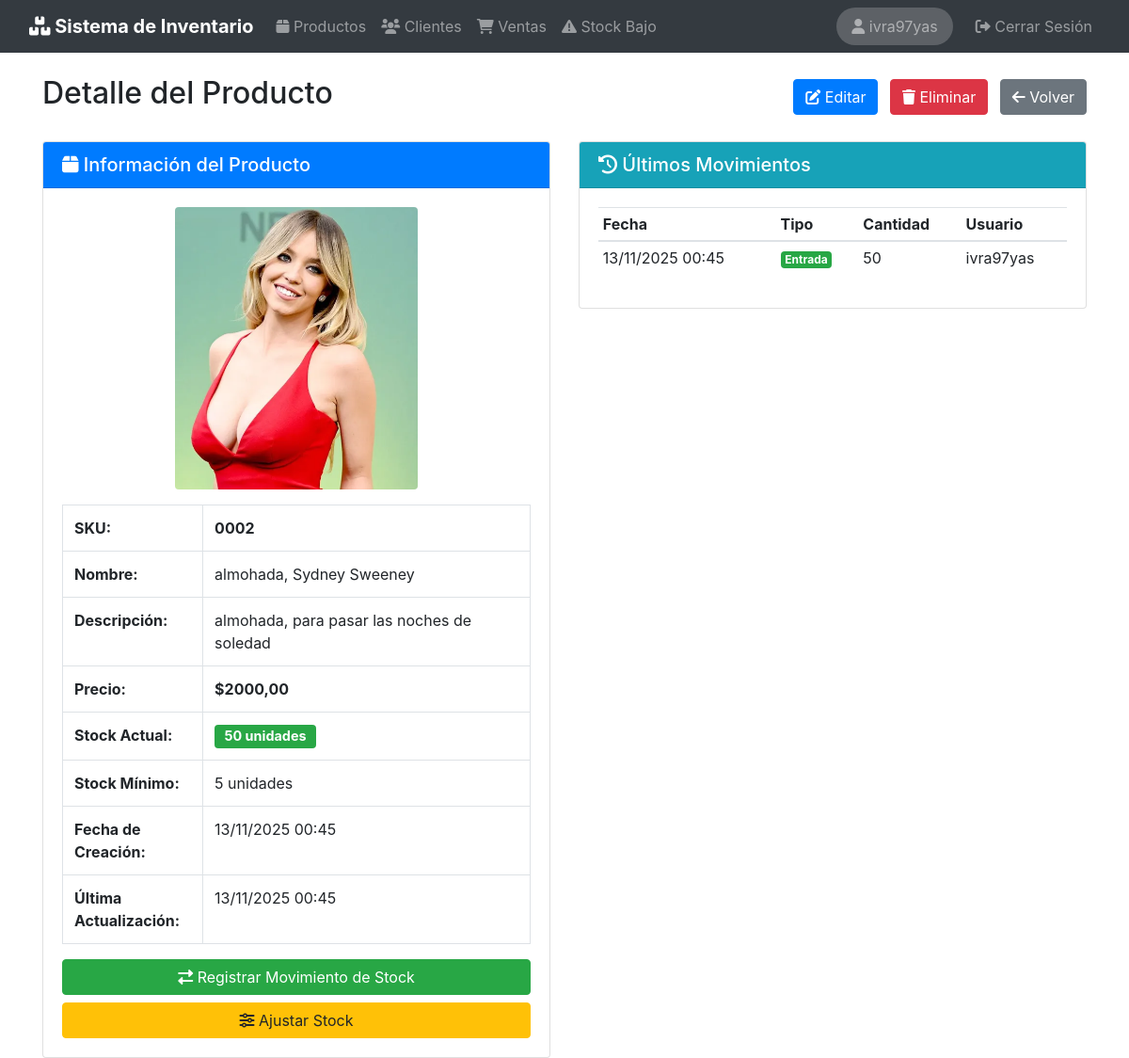
The page /productos/2/ (signed in) on the database as committed earlier.
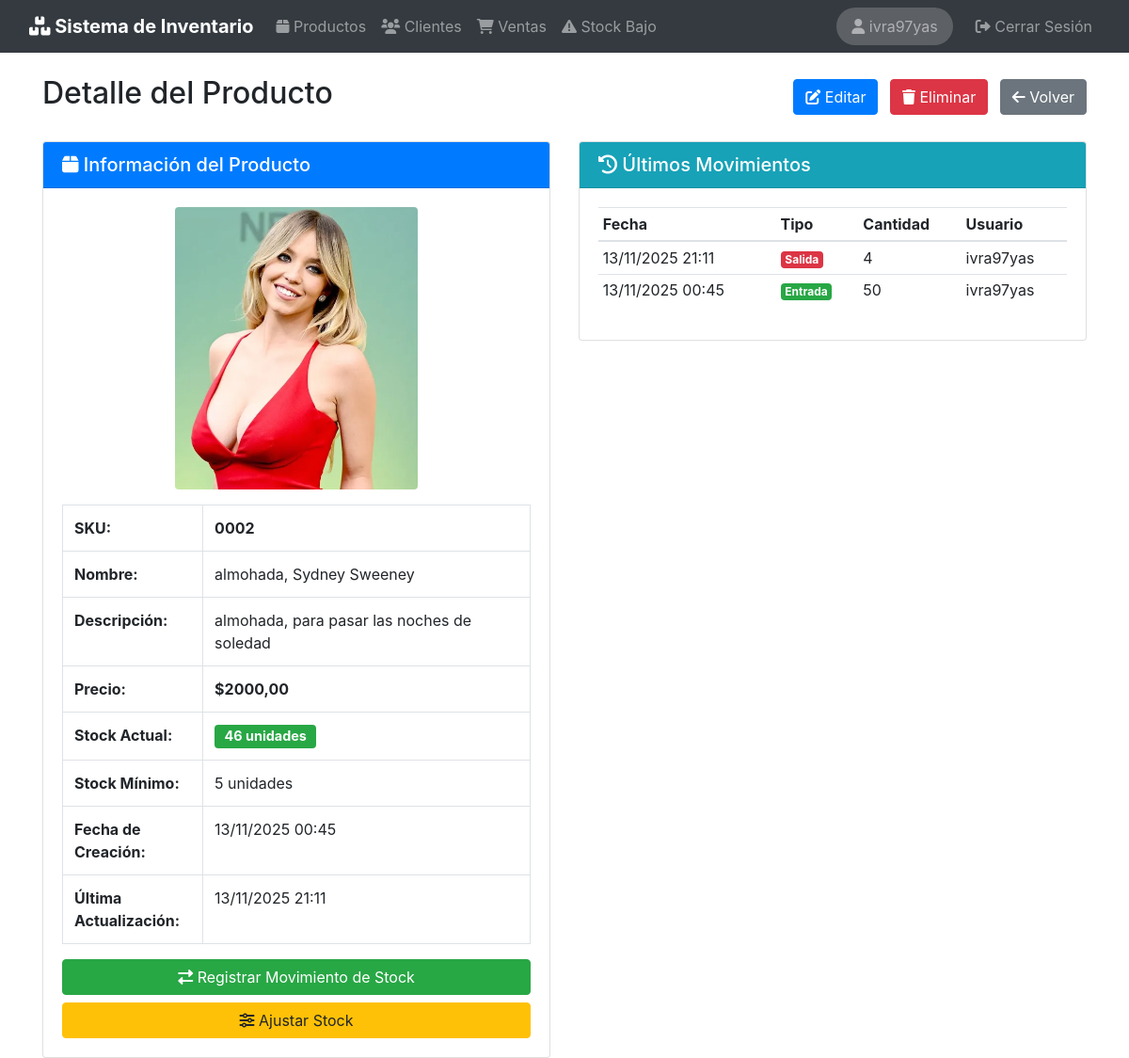
The same page on the database as committed later.
### productos/models.py (models this page shows, shortened)
class Producto(models.Model):
    sku = models.CharField("SKU", max_length=50, unique=True, help_text="Código de identificación único")
    nombre = models.CharField("Nombre", max_length=50)
    descripcion = models.CharField("Descripcion", max_length=200)
    precio = models.DecimalField("Precio", max_digits=10, decimal_places=2)
    stock = models.IntegerField(default=0)
    stock_minimo = models.IntegerField(default=5, verbose_name="Stock Minimo")
    imagen = models.ImageField(
        "Imagen",
        upload_to=get_image_path,
        validators=[validate_image_size],
        blank=True,
        null=True,
        help_text="Formatos permitidos: jpg, png, gif. Tamaño maximo: 5MB"
    )
    fecha_creacion = models.DateTimeField("Fecha de creacion", auto_now_add=True)
    fecha_actualizacion = models.DateTimeField("Fecha de creacion", auto_now=True)
    class Meta:
        verbose_name = 'Producto'
        verbose_name_plural = 'Productos'
        ordering = ['nombre']
    @property
    def necesita_reposicion(self):
        return self.stock < self.stock_minimo

class MovimientoStock(models.Model):
    TIPO_CHOICES = [
        ("entrada", "Entrada"),
        ("salida", "Salida"),
        ("ajuste", "Ajuste"),
    ]
    producto = models.ForeignKey(Producto, on_delete=models.CASCADE, related_name='movimientos')
    tipo = models.CharField("Tipo", max_length=50, choices=TIPO_CHOICES)
    cantidad = models.IntegerField()
    motivo = models.CharField("Motivo", max_length=200, blank=True, null=True)
    fecha = models.DateTimeField("Fecha", default=timezone.now)
    usuario = models.CharField("Usuario", max_length=50)
    class Meta:
        verbose_name = 'Movimiento de Stock'
        verbose_name_plural = 'Movimientos de Stock'
        ordering = ["-fecha"]

### productos/views.py (the view)
# urls.py: path('<int:pk>/', views.ProductoDetailView.as_view(), name='producto_detail'),
class ProductoDetailView(LoginRequiredMixin, DetailView):
    model = Producto
    template_name = "productos/producto_detail.html"
    context_object_name = "producto"
    def get_context_data(self, **kwargs):
        context = super().get_context_data(**kwargs)
        context["movimientos"] = self.object.movimientos.all()[:10]
        context["form_ajuste"] = AjusteStockForm
        return context

### templates/productos/producto_detail.html (shortened to what the changed rows need)
{% extends 'base.html' %}
{% load bootstrap4 %}
{% block header %}Detalle del Producto{% endblock %}
{% block content %}
<div class="row">
    <div class="col-md-6">
        <div class="card">
            <div class="card-body">
                {% if producto.imagen %}
                    <div class="text-center mb-3">
                        <img src="{{ producto.imagen.url }}" alt="{{ producto.nombre }}" class="img-fluid rounded" style="max-height: 300px;">
                    </div>
                {% endif %}
                <table class="table table-bordered">
                    <tr>
                        <th width="30%">SKU:</th>
                        <td><strong>{{ producto.sku }}</strong></td>
                    </tr>
                    <tr>
                        <th>Nombre:</th>
                        <td>{{ producto.nombre }}</td>
                    </tr>
                    <tr>
                        <th>Descripción:</th>
                        <td>{{ producto.descripcion }}</td>
                    </tr>
                    <tr>
                        <th>Precio:</th>
                        <td><strong>${{ producto.precio }}</strong></td>
                    </tr>
                    <tr>
                        <th>Stock Actual:</th>
                        <td>
                            <span class="badge badge-{% if producto.necesita_reposicion %}warning{% else %}success{% endif %} badge-lg">
                                {{ producto.stock }} unidades
                            </span>
                        </td>
                    </tr>
                    <tr>
                        <th>Stock Mínimo:</th>
                        <td>{{ producto.stock_minimo }} unidades</td>
                    </tr>
                    <tr>
                        <th>Fecha de Creación:</th>
                        <td>{{ producto.fecha_creacion|date:"d/m/Y H:i" }}</td>
                    </tr>
                    <tr>
                        <th>Última Actualización:</th>
                        <td>{{ producto.fecha_actualizacion|date:"d/m/Y H:i" }}</td>
                    </tr>
                </table>
            </div>
        </div>
    </div>
    <div class="col-md-6">
        <div class="card">
            <div class="card-body">
                {% if movimientos %}
                    <div class="table-responsive">
                        <table class="table table-sm table-hover">
                            <thead>
                                <tr>
                                    <th>Fecha</th>
                                    <th>Tipo</th>
                                    <th>Cantidad</th>
                                    <th>Usuario</th>
                                </tr>
                            </thead>
                            <tbody>
                                {% for movimiento in movimientos %}
                                <tr>
                                    <td>{{ movimiento.fecha|date:"d/m/Y H:i" }}</td>
                                    <td>
                                        {% if movimiento.tipo == 'entrada' %}
                                            <span class="badge badge-success">{{ movimiento.get_tipo_display }}</span>
                                        {% elif movimiento.tipo == 'salida' %}
                                            <span class="badge badge-danger">{{ movimiento.get_tipo_display }}</span>
                                        {% else %}
                                            <span class="badge badge-warning">{{ movimiento.get_tipo_display }}</span>
                                        {% endif %}
                                    </td>
                                    <td>{{ movimiento.cantidad }}</td>
                                    <td>{{ movimiento.usuario }}</td>
                                </tr>
                                {% endfor %}
                            </tbody>
                        </table>
                    </div>
                {% else %}
                    <div class="alert alert-info">
                        <i class="fas fa-info-circle"></i> No hay movimientos registrados para este producto.
                    </div>
                {% endif %}
            </div>
        </div>
    </div>
</div>
{% endblock %}

Rows that differ between the two databases and show on the page:
changed Producto "almohada, Sydney Sweeney": stock "50" → "46"; fecha_actualizacion "13/11/2025 00:45" → "13/11/2025 21:11"
added MovimientoStock: fecha "13/11/2025 21:11", tipo "Salida", cantidad "4", usuario "ivra97yas"
